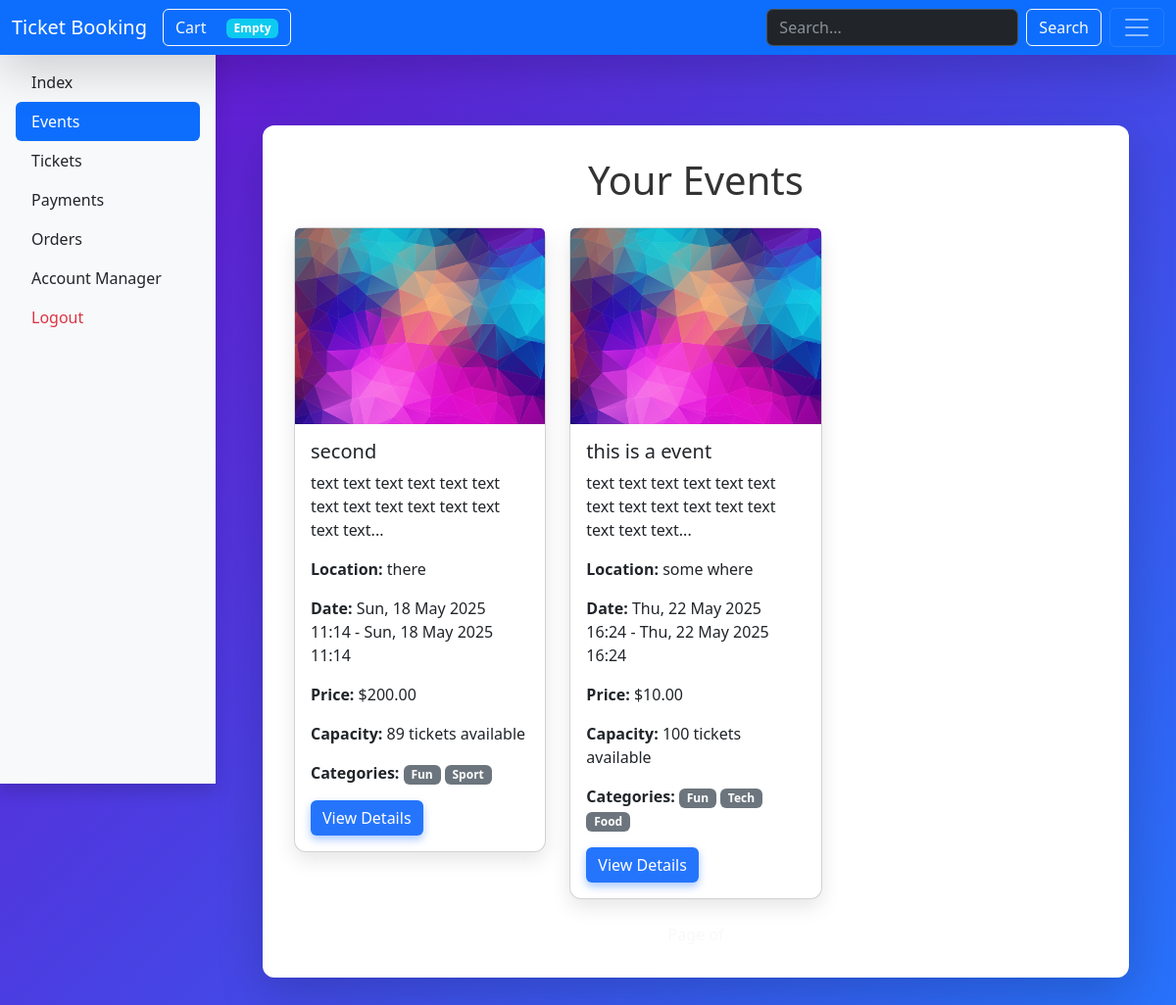
The page /panel/events/ (signed in) on the database its author committed.
### events/models.py (models this page shows, shortened)
class Event(models.Model):
    name = models.CharField(max_length=255)
    description = models.TextField()
    created_at = models.DateTimeField(default=timezone.now)
    start_date = models.DateTimeField()
    end_date = models.DateTimeField()
    location = models.CharField(max_length=255)
    price_per_ticket = models.DecimalField(max_digits=10, decimal_places=2)
    capacity = models.IntegerField()
    organizer = models.ForeignKey(User, on_delete=models.CASCADE, related_name='events')
    image = models.ImageField(upload_to='events/%Y/%m/%d/', null=True, blank=True)
    is_active = models.BooleanField(default=True)
    category = models.ManyToManyField(Category, related_name='events', blank=True)

class Category(models.Model):
    name = models.CharField(max_length=255)
    slug = models.SlugField(max_length=255, unique=True, blank=True)

### panel/views.py (the view)
# urls.py: path('events/', views.EventsView.as_view(), name='events'),
class EventsView(ListView):
    model = Event
    template_name = 'panel/events.html'
    context_object_name = 'events'
    def get_queryset(self):
        return Event.objects.filter(organizer=self.request.user)

### cart/cart.py (called while the page is built)
    def __len__(self):
        return sum(item['quantity'] for item in self.cart.values())

### cart/context_proccessors.py (called while the page is built)
def cart(request):
    return {'cart' : Cart(request)}

### panel/templates/panel/events.html (shortened to what this page needs)
{% extends 'panel/panel_base.html' %}
{% load static %}
{% block content %}
<div class="container mt-4 shadow-lg">
    <h1 class="text-center mb-4">Your Events</h1>
    <div class="row">
        {% for event in events %}
        <div class="col-md-4 mb-4">
            <div class="card">
                <img src="{% if event.image %}{{ event.image.url }}{% else %}{% static 'events/images/default_event_image.webp' %}{% endif %}" class="card-img-top" alt="{{ event.name }} Image" style="height: 200px; object-fit: cover;">
                <div class="card-body">
                    <h5 class="card-title">{{ event.name }}</h5>
                    <p class="card-text">{{ event.description|slice:":100" }}...</p>
                    <p class="card-text"><strong>Location:</strong> {{ event.location }}</p>
                    <p class="card-text"><strong>Date:</strong> {{ event.start_date|date:"D, d M Y H:i" }} - {{ event.end_date|date:"D, d M Y H:i" }}</p>
                    <p class="card-text"><strong>Price:</strong> ${{ event.price_per_ticket }}</p>
                    <p class="card-text"><strong>Capacity:</strong> {{ event.capacity }} tickets available</p>
                    <p class="card-text"><strong>Categories:</strong>
                        {% for category in event.category.all %}
                            <span class="badge bg-secondary">{{ category.name }}</span>
                        {% empty %}
                            <span>No categories</span>
                        {% endfor %}
                    </p>
                    <a href="{% url 'events:detail' event.id %}" class="btn btn-primary">View Details</a>
                </div>
            </div>
        </div>
        {% empty %}
        <p class="col-12 text-center">No upcoming events available at the moment.</p>
        {% endfor %}
    </div>
    <div class="pagination justify-content-center">
        <span class="mx-2 text-light">Page {{ events.number }} of {{ events.paginator.num_pages }}</span>
    </div>
</div>
{% endblock %}

### templates/css.html (style rules this page uses)
body { background: linear-gradient(135deg, #6a11cb, #2575fc); min-height: 100vh; color: #fff; font-family: 'Segoe UI', Tahoma, Geneva, Verdana, sans-serif; }
.container { background-color: #fff; color: #333; border-radius: 12px; padding: 2rem; box-shadow: 0 12px 25px rgba(0, 0, 0, 0.15); margin-top: 3rem; margin-bottom: 3rem; }
.btn-primary { background: #2575fc; border: none; box-shadow: 0 4px 8px rgb(37 117 252 / 0.4); transition: background 0.3s ease; }
.card { border-radius: 12px; box-shadow: 0 8px 20px rgb(0 0 0 / 0.1); transition: transform 0.2s ease, box-shadow 0.2s ease; }

### rows shown on the page
Event: name "second", description "text text text text text text text text text text text text text text", location "there", start_date "Sun, 18 May 2025 11:14", end_date "Sun, 18 May 2025 11:14", price_per_ticket "200.00", capacity "89"
Category: name "Fun"
Category: name "Sport"
Event: name "this is a event", description "text text text text text text text text text text text text text text text", location "some where", start_date "Thu, 22 May 2025 16:24", end_date "Thu, 22 May 2025 16:24", price_per_ticket "10.00", capacity "100"
Category: name "Tech"
Category: name "Food"
